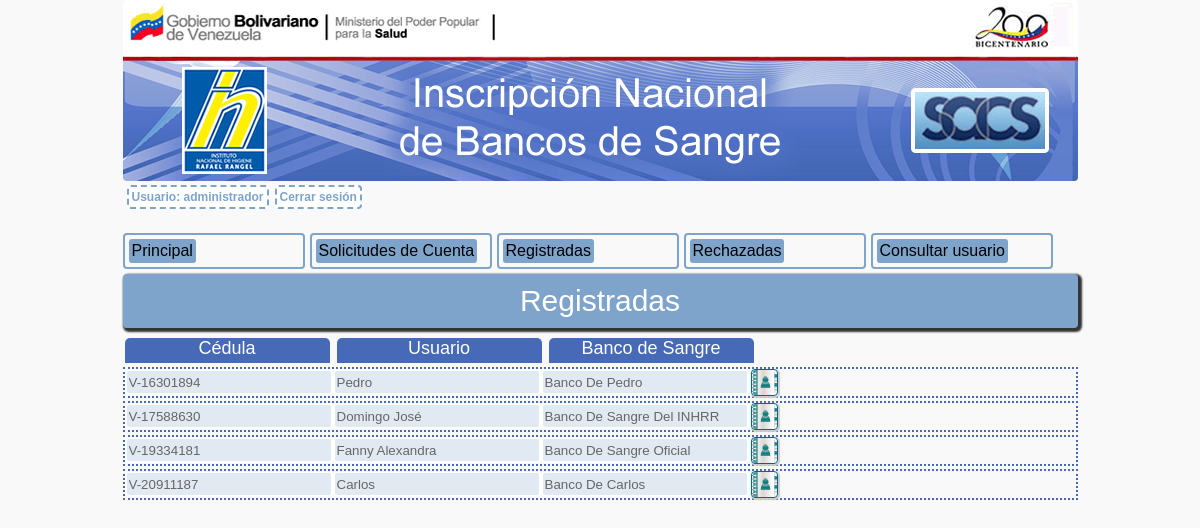
Page /administracion_registradas.php (signed in) on the committed database.
### tables this page shows
CREATE TABLE IF NOT EXISTS `usuarios` (
  `id` int(100) NOT NULL AUTO_INCREMENT,
  `nro_solicitud` varchar(300) NOT NULL,
  `usuario` varchar(200) NOT NULL,
  `nombres` varchar(200) NOT NULL,
  `apellidos` varchar(200) NOT NULL,
  `cedula` varchar(100) NOT NULL,
  `telefono` varchar(200) NOT NULL,
  `contrasenia` varchar(200) NOT NULL,
  `correo` varchar(100) NOT NULL,
  `nombrebs` varchar(100) NOT NULL,
  `rif_bs` varchar(100) NOT NULL,
  `nit_bs` varchar(100) NOT NULL,
  `estatus` varchar(100) NOT NULL,
  `cod` varchar(100) NOT NULL,
  PRIMARY KEY (`id`)
);

### administracion_registradas.php (the view, shortened to what this page needs)
<!DOCTYPE html PUBLIC "-//W3C//DTD XHTML 1.0 Transitional//EN" "http://www.w3.org/TR/xhtml1/DTD/xhtml1-transitional.dtd">
<html xmlns="http://www.w3.org/1999/xhtml">
<head>
<link href="css/estilos_banco_de_sangre.css" rel="stylesheet" type="text/css" />
<link rel="stylesheet" type="text/css" href="tcal.css">
</head>
<body class="bs">
<div class="contenedor">
<div class="encabezado"></div>
<?php
$usuario =$_SESSION['usuario'];
?>
<div class="usuario">
<p class="usuario">Usuario: <?php echo $usuario; ?></p>
<a href="destruir_sesion.php"><p class="usuario">Cerrar sesión</p></a>
</div>
<div class="bs_java_admin"><a class="bs_java_2" href="administracion.php" onclick="pedir_cta_visible(this);">Principal</a></div>
<div class="bs_java_admin"><a class="bs_java_2" href="administracion_solicitud_cta.php" onclick="pedir_cta_visible(this);">Solicitudes de Cuenta</a></div>
<div class="bs_java_admin"><a class="bs_java_2" href="administracion_registradas.php" onclick="pedir_cta_visible(this);">Registradas</a></div>
<div class="bs_java_admin"><a class="bs_java_2" href="administracion_rechazadas.php" onclick="pedir_cta_visible(this);">Rechazadas</a></div>
<div class="bs_java_admin"><a class="bs_java_2" href="administracion_busqueda.php" onclick="pedir_cta_visible(this);">Consultar usuario</a></div>
<h1>Registradas</h1>
<div class="admin">
<span class="admin">C&eacute;dula</span>
<span class="admin">Usuario</span>
<span class="admin">Banco de Sangre</span>
</div>
<?php
include "config.php";
			$estatus="1";
			$sql1="SELECT * FROM usuarios WHERE estatus= '$estatus' ORDER BY cedula  ASC";
			$seleccion=mysql_query($sql1,$conexion);
			while ($row = mysql_fetch_array($seleccion)){
				$nombres=$row['nombres'];
				$cedula=$row['cedula'];
				$nombrebs=$row['nombrebs'];
?>
<div class="admin">
<form class="admin" action="datos_solicitador_cta.php" method="post" >
<input class="admin" id="ced" type="text" name="ced" disabled="disabled" value="<?php echo $cedula;?>">
<input class="admin" id="" type="text" name="nombre" disabled="disabled" value="<?php echo $nombres;?>">
<input class="admin" id="" type="text" name="nombrebs" disabled="disabled" value="<?php echo $nombrebs;?>" />
<input class="img" type='image' valign='middle' name='boton_submit'  src='imagenes/detalles.png' alt='Ver detalles' border="0"/>
</form></div>
<?php
}
?>
 </div>
</body>
</html>

### css/estilos_banco_de_sangre.css (style rules this page uses)
body.bs { margin: 0 auto; background:#F9F9F9; font-family:'Arial'; }
div.contenedor { width: 955px; height:auto; margin: 0 auto; color:#333; font-family: "Arial"; }
div.encabezado { float:left; background: url(../imagenes/banner_sup.png) no-repeat; border-radius: 4px; -moz-border-radius: 4px; -webkit-border-radius : 4px; width: 100%; height: 181px; }
h1 { float:left; width: 100%; font-family:'Arial'; font-weight:normal; font-size:30px; padding: 10px 0px 10px 0px; text-align:center; background:#7FA4CB; color:#FFF; margin: 5px 0px 10px 0px; border-radius: 4px; -moz-border-radius: 4px; -webkit-border-radius : 4px; box-shadow: 2px 2px 2px 2px #333; -webkit-box-shadow: 2px 2px 2px 2px #333; -moz-box-shadow: 2px 2px 2px 2px #333; }
p.usuario { float:left; font-size:12px; font-weight:bold; height: 14px; background:#FFF; color:#7FA4CB; border:#7FA4CB dashed 2px; margin:3px; padding:3px; border-radius: 4px; -moz-border-radius: 4px; -webkit-border-radius : 4px; }
div.bs_java_admin { float:left; width: 170px; height:auto; margin: 20px 5px 0px 0px; padding: 4px; border:#7FA4CB solid 2px; border-radius: 4px; -moz-border-radius: 4px; -webkit-border-radius : 4px; }
a:link.bs_java_2 { float:left; color:#000; text-decoration:none; background:#7FA4CB; border-radius: 3px; padding: 3px; }
span { float:left; width: 225px; height: 73px; padding: 0px; }
div.admin { float:left; width: 955px; margin: 0px 0px 0px 0px; }
span.admin { background:#466AB7; color:#FFF; float:left; margin: 0px 5px 1px 2px; border-top-left-radius: 5px; border-top-right-radius:5px; text-align:center; font-size:18px; width: 205px; height:25px; }
input.admin { float:left; width: 200px; background:#666; height:18px; border:#FFF solid 2px; border-radius: 4px; -moz-border-radius: 4px; -webkit-border-radius : 4px; background:#E1EAF2; color:#666; padding: 2px; }
form.admin { margin: 3px 0px 0px 0px; border:#466AB7 dotted 2px; width:auto; height: 0 auto; }
input.img { margin: 0px 2px 0px 2px; border: #069 solid 1px; border-radius: 4px; -moz-border-radius: 4px; -webkit-border-radius : 4px; box-shadow: 1px 1px 1px 1px #CCC; -webkit-box-shadow: 1px 1px 1px 1px #CCC; -moz-box-shadow: 1px 1px 1px 1px #CCC; }
div.usuario { float:left; width: 100%; margin: 1px; }

### rows in the picture
usuarios: ced "V-16301894", nombre "Pedro", nombrebs "Banco De Pedro"
usuarios: ced "V-17588630", nombre "Domingo José", nombrebs "Banco De Sangre Del INHRR"
usuarios: ced "V-19334181", nombre "Fanny Alexandra", nombrebs "Banco De Sangre Oficial"
usuarios: ced "V-20911187", nombre "Carlos", nombrebs "Banco De Carlos"

### other values in the picture
$usuario "administrador"
